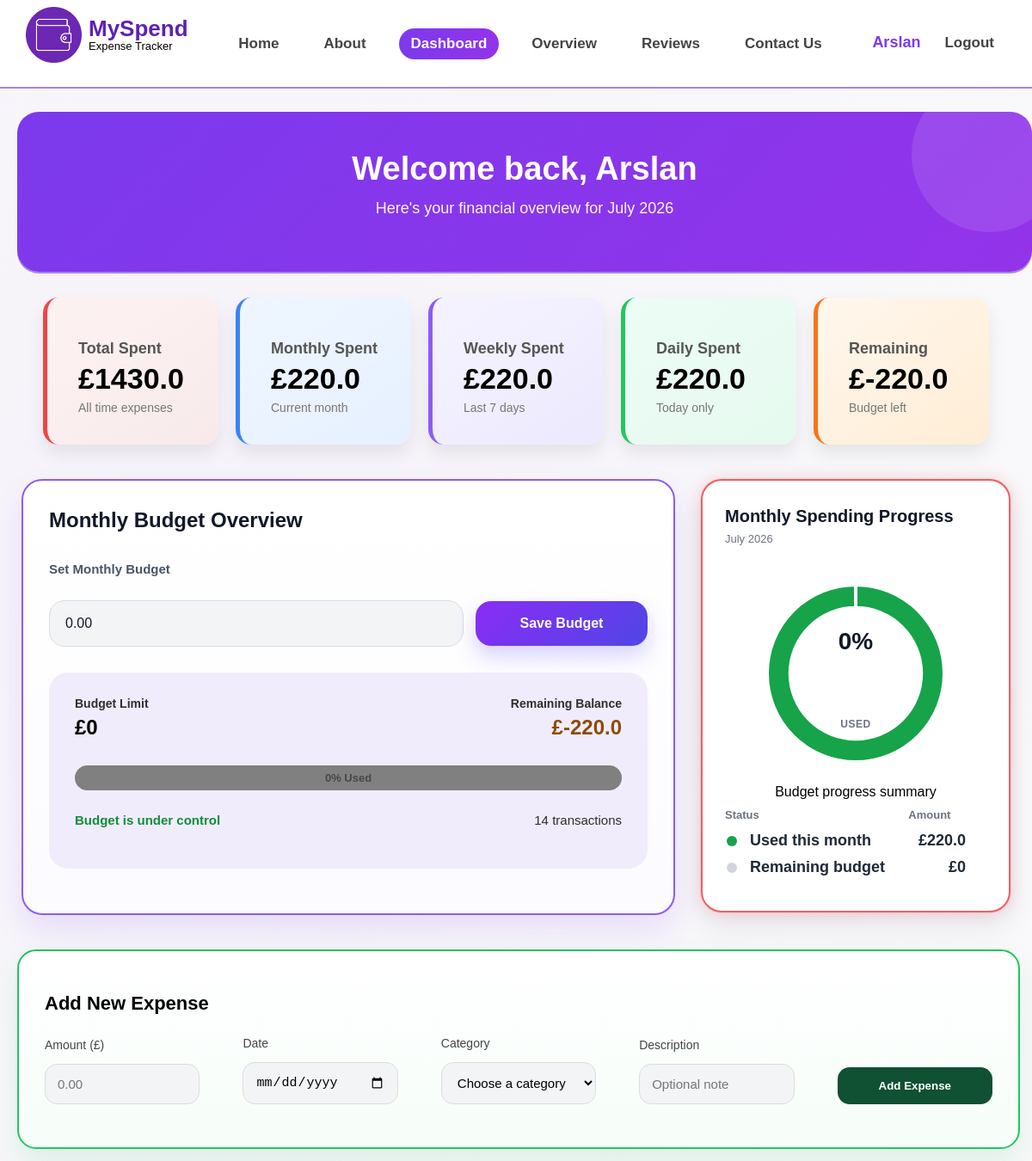
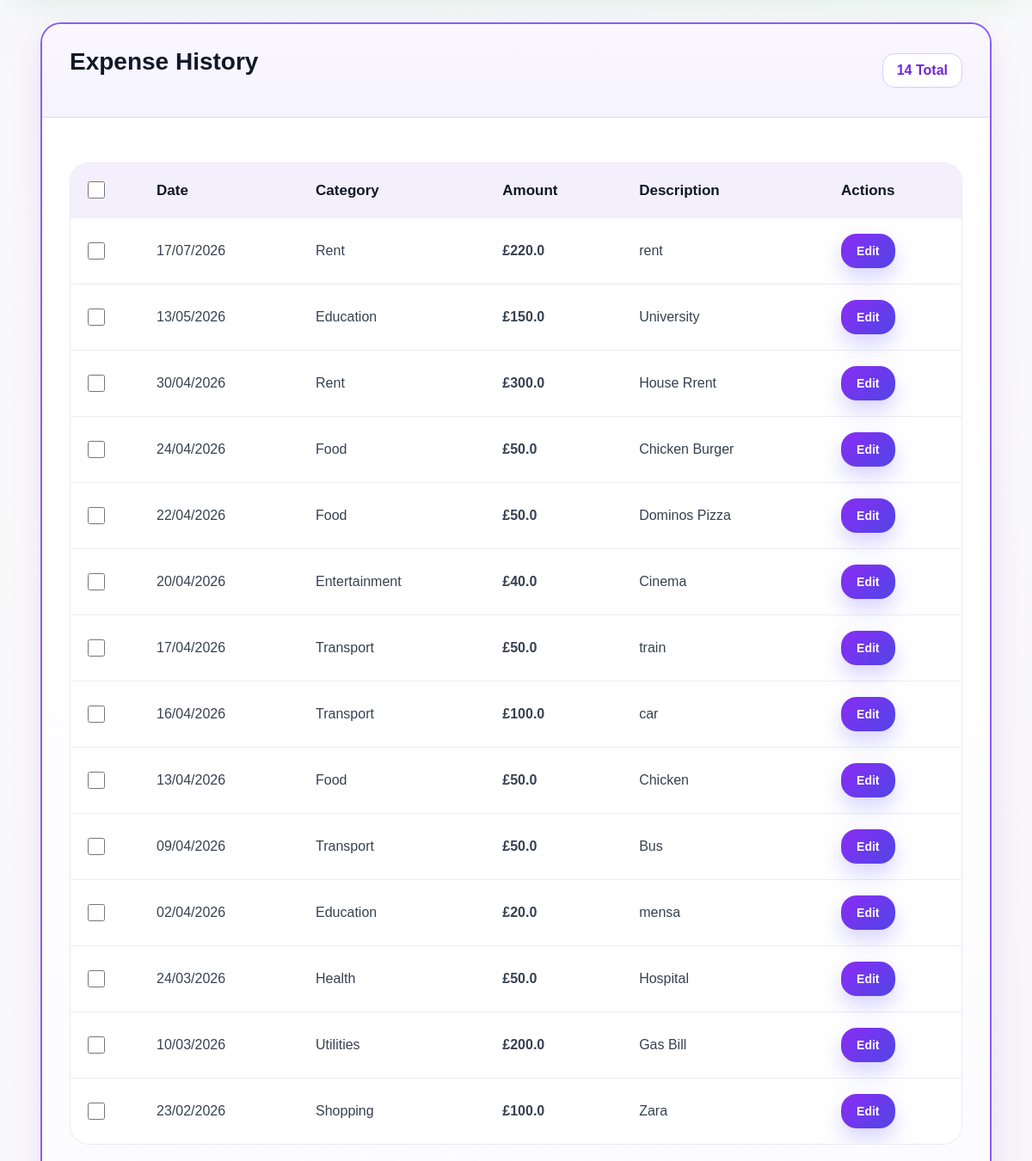
The page /dashboard (signed in, upper part) on the database as committed earlier (2 pictures, top to bottom).
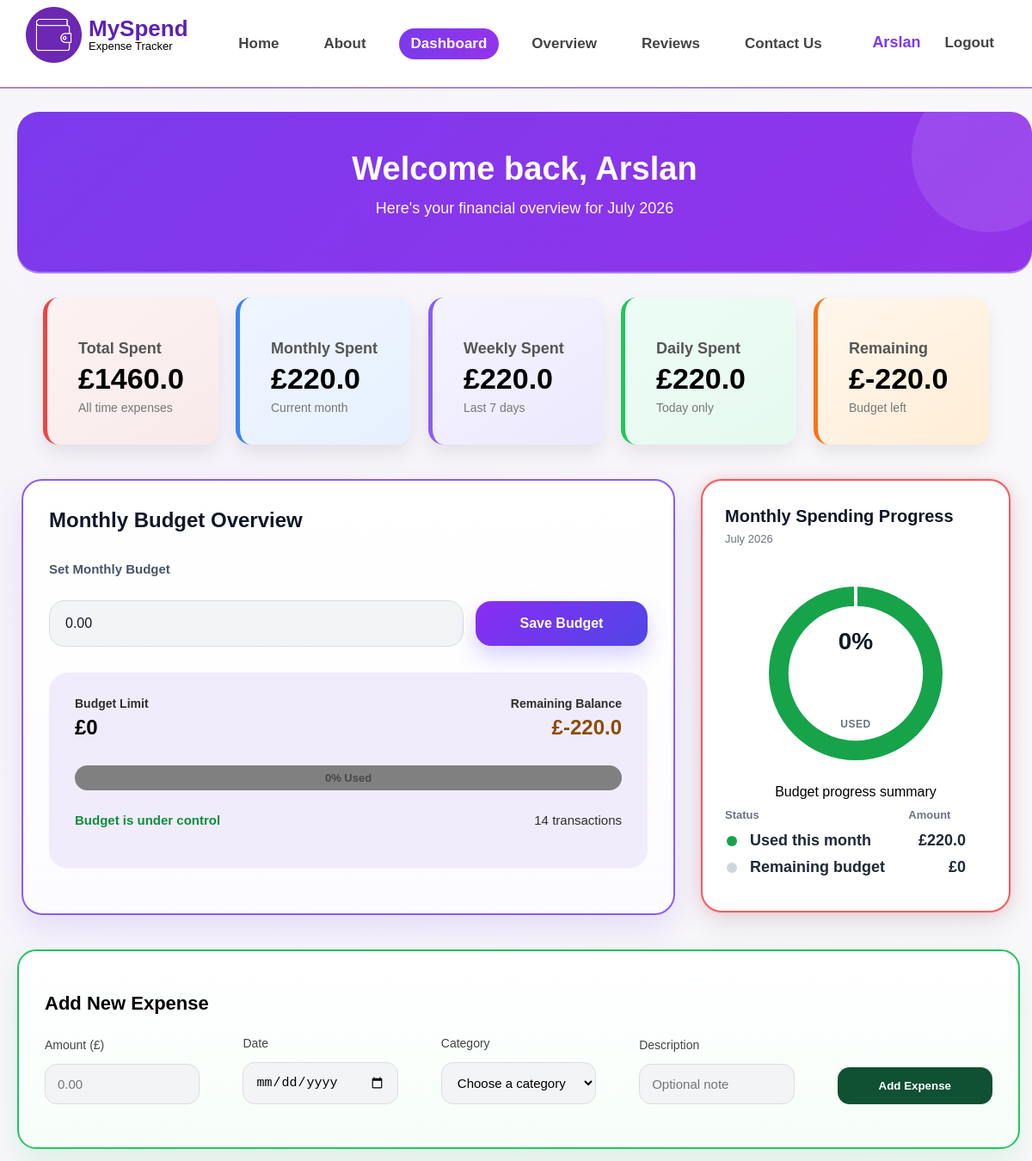
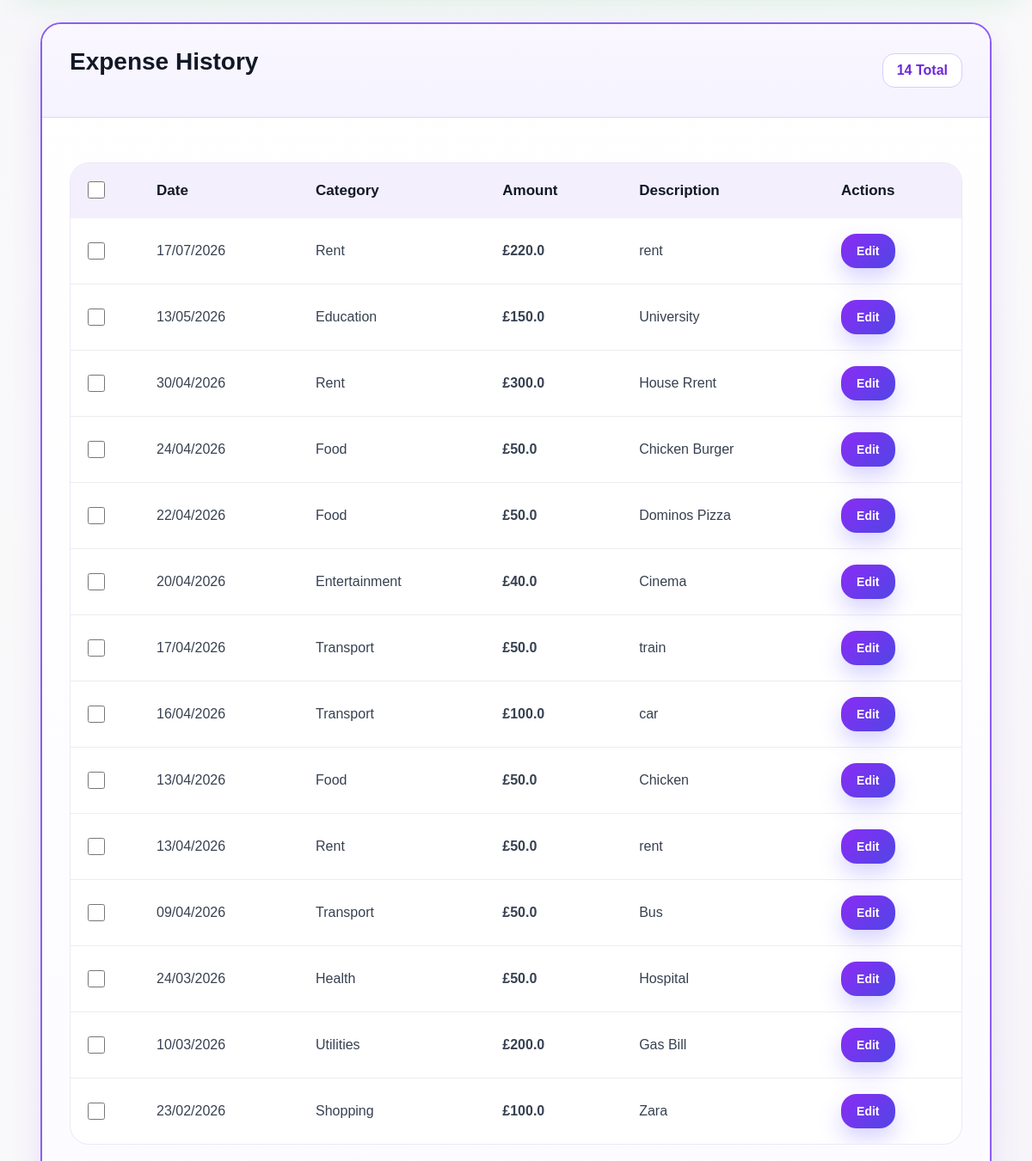
The same page on the database as committed later (2 pictures, top to bottom).
### tables this page shows
CREATE TABLE expenses (
        expense_id INTEGER PRIMARY KEY AUTOINCREMENT,
        user_id INTEGER,
        category_id INTEGER,
        date TEXT,
        amount REAL,
        description TEXT,
        FOREIGN KEY (user_id) REFERENCES users(user_id),
        FOREIGN KEY (category_id) REFERENCES categories(category_id)
    );

CREATE TABLE categories (
        category_id INTEGER PRIMARY KEY AUTOINCREMENT,
        name TEXT NOT NULL UNIQUE
    );

### tracker/routes/dashboard/dashboard_page.py (the view, shortened to what this page needs)
@main.route("/dashboard")
def dashboard() -> str:
    if "user_id" not in session:
        return redirect(url_for("main.login"))
    conn = get_db_connection()
    cursor = conn.cursor()
    user = cursor.execute(
        "SELECT name FROM users WHERE user_id = ?",
        (session["user_id"],)
    ).fetchone()
    if user is None:
        conn.close()
        session.clear()
        flash("Your session has expired. Please log in again.", "error")
        return redirect(url_for("main.login"))
    raw_sort = request.args.get("sort")  # Store the original sort value from the URL before applying any default.
    sort = raw_sort
    if not sort: # If no sort option is provided in the URL, we set the default
        sort = "date_desc" # Default sorting is by date descending (newest first)
    order_clause = {
        "date_desc": "expenses.date DESC", # Sort by date descending (newest first)
        "date_asc": "expenses.date ASC", # Sort by date ascending (oldest first)
        "amount_asc": "expenses.amount ASC", # Sort by amount ascending (lowest first)
        "amount_desc": "expenses.amount DESC", # Sort by amount descending (highest first)
        "category_asc": "categories.name ASC", # Sort by category name ascending (A-Z)
        "category_desc": "categories.name DESC", # Sort by category name descending (Z-A)
        "desc_asc": "expenses.description ASC", # Sort by description ascending (A-Z)
        "desc_desc": "expenses.description DESC" # Sort by description descending (Z-A)
    }.get(sort, "expenses.date DESC") # Use the provided sort key to get the corresponding ORDER BY clause, or default to "expenses.date DESC" if the key is not recognized.
    date_from = request.args.get("date_from")   # Get the "date_from" filter value from the URL query string, which represents the start date for filtering expenses. If the user has entered a date in the filter form, it will be included in the URL as a query parameter (e.g., ?date_from=2024-01-01). If no value is provided, this will be None.
    date_to = request.args.get("date_to")
    min_amount = request.args.get("min_amount")
    max_amount = request.args.get("max_amount")
    description = request.args.get("description")
    category_id = request.args.get("category_id")
    open_modal = request.args.get("open_modal", "")   # Get the "open_modal" value from the URL query string, which indicates which modal should be reopened after a redirect. If no value is provided, this will be an empty string.
    sort_error = request.args.get("sort_error", "")
    search_error = request.args.get("search_error", "")
    edit_error = request.args.get("edit_error", "")
    edit_expense_id = request.args.get("edit_expense_id", "")
    edit_amount_value = request.args.get("edit_amount_value", "")
    edit_category_value = request.args.get("edit_category_value", "")
    edit_date_value = request.args.get("edit_date_value", "")
    edit_description_value = request.args.get("edit_description_value", "")
    try: # Attempt to convert the min_amount and max_amount values from the URL query string to floats. If the conversion fails (e.g., if the user entered a non-numeric value), a ValueError will be raised, and we catch that to handle the error gracefully.
        if min_amount: # If a min_amount value is provided in the URL query string (e.g., ?min_amount=10).
                raise ValueError
        if max_amount:
            max_amount_float = float(max_amount)
            if max_amount_float < 0:
                raise ValueError
    except ValueError:
        return redirect(
            url_for(
                "main.dashboard",
                open_modal="search",
                search_error="Amounts must be valid positive numbers.",
                description=description,
                min_amount=min_amount,
                max_amount=max_amount,
                date_from=date_from,
                date_to=date_to,
                category_id=category_id
            ) + "#expenses"
        )
    query = f"""
    SELECT expenses.expense_id, expenses.date, expenses.amount, expenses.description, categories.name, expenses.category_id
    FROM expenses
    JOIN categories ON expenses.category_id = categories.category_id
    WHERE expenses.user_id = ?
    """
    params = [session["user_id"]]
    if date_from and date_from != "": # If the user provided a "date_from" value in the URL query string (e.g., ?date_from=2024-01-01), we add a condition to the SQL query to filter expenses with a date greater than or equal to that value. We also append the "date_from" value to the list of parameters that will be passed to the query execution.
        query += " AND expenses.date >= ?" # Add a condition to the SQL query to filter expenses with a date greater than or equal to the "date_from" value.
        params.append(date_from) # Append the "date_from" value to the list of parameters for the query execution.
    if date_to and date_to != "": # If the user provided a "date_to" value in the URL query string (e.g., ?date_to=2024-01-31), we add a condition to the SQL query to filter expenses with a date less than or equal to that value. We also append the "date_to" value to the list of parameters that will be passed to the query execution.
        query += " AND expenses.date <= ?" # Add a condition to the SQL query to filter expenses with a date less than or equal to the "date_to" value.
        params.append(date_to) # Append the "date_to" value to the list of parameters for the query execution.
    if min_amount and min_amount != "":
        query += " AND expenses.amount >= ?"
        params.append(min_amount)
    if max_amount and max_amount != "":
        query += " AND expenses.amount <= ?"
        params.append(max_amount)
    if description and description != "":
        query += " AND expenses.description LIKE ?"
        params.append(f"%{description}%")
    if category_id and category_id != "":
        query += " AND expenses.category_id = ?"
        params.append(category_id)
    query += f" ORDER BY {order_clause}"
    expenses = cursor.execute(query, params).fetchall() # Execute the SQL query with the constructed query string and the list of parameters, which includes the user_id and any filter values provided by the user. The result is a list of expenses that match the filters and are sorted according to the selected sort option.
    total = cursor.execute(
        "SELECT COALESCE(SUM(amount), 0) FROM expenses WHERE user_id = ?",
        (session["user_id"],)
    ).fetchone()[0]
    monthly_total = cursor.execute( # We execute a SQL query to calculate the total amount of expenses for the logged-in user for the current month. We use COALESCE to return 0 if there are no expenses, and we filter expenses by user_id and the current month using strftime to extract the year and month from the date field.
        """
        SELECT COALESCE(SUM(amount), 0)
        FROM expenses
        WHERE user_id = ?
        AND strftime('%Y-%m', date) = strftime('%Y-%m', 'now')
        """,
        (session["user_id"],)
    ).fetchone()[0]
    month = datetime.now().strftime("%Y-%m")
    budget = cursor.execute("""
        SELECT amount FROM budgets
        WHERE user_id = ? AND month = ?
    """, (session["user_id"], month)).fetchone()
    budget_amount = budget[0] if budget else 0
    remaining = budget_amount - monthly_total
    if budget_amount > 0:
        progress = (monthly_total / budget_amount) * 100
    else:
        progress = 0
    daily_total = cursor.execute( # We execute a SQL query to calculate the total amount of expenses for the logged-in user for today. We use COALESCE to return 0 if there are no expenses, and we filter expenses by user_id and today's date using DATE('now').
        """
        SELECT COALESCE(SUM(amount), 0)
        FROM expenses
        WHERE user_id = ?
        AND date = DATE('now')
        """,
        (session["user_id"],)
    ).fetchone()[0]
    weekly_total = cursor.execute( # We execute a SQL query to calculate the total amount of expenses for the logged-in user for the current week. We use COALESCE to return 0 if there are no expenses, and we filter expenses by user_id and the current week using DATE and weekday functions.
        """
        SELECT COALESCE(SUM(amount), 0)
        FROM expenses
        WHERE user_id = ?
         AND date BETWEEN DATE('now', 'weekday 1', '-7 days')
                  AND DATE('now', 'weekday 0')
        """,
        (session["user_id"],)
    ).fetchone()[0]
    categories = cursor.execute( # We execute a SQL query to fetch all categories from the database. This allows us to display them in forms and filters on the dashboard.
        "SELECT * FROM categories"
    ).fetchall()
    conn.close()
    return render_template(
        "dashboard.html",
        name=user["name"],
        expenses=expenses,
        total=total,
        monthly_total=monthly_total,
        daily_total=daily_total,
        weekly_total=weekly_total,
        categories=categories,
        budget_amount=budget_amount,
        remaining=remaining,
        progress=progress,
        current_month=datetime.now().strftime("%B %Y"),
        open_modal=open_modal,
        sort_error=sort_error,
        search_error=search_error,
        edit_error=edit_error,
        edit_expense_id=edit_expense_id,
        edit_amount_value=edit_amount_value,
        edit_category_value=edit_category_value,
        edit_date_value=edit_date_value,
        edit_description_value=edit_description_value
    )

### tracker/models.py (called while the page is built)
def get_db_connection() -> sqlite3.Connection:
    connection = sqlite3.connect("myspend.db")
    connection.row_factory = sqlite3.Row
    connection.execute("PRAGMA foreign_keys = ON")
    return connection

### tracker/templates/dashboard.html (shortened to what this page needs)
{% extends "base.html" %}
{% block css %}
<link rel="stylesheet" href="{{ url_for('static', filename='css/dashboard.css') }}">
{% endblock %}
{% block content %}
{% set flashed_messages = get_flashed_messages(with_categories=true) %}
<section class="dashboard-page">
    <header class="dashboard-hero">
        <h2>Welcome back, {{ name }}</h2>
        <p>Here's your financial overview for {{ current_month }}</p>
    </header>
    <section class="summary">
        <article class="card red">
            <h3>Total Spent</h3>
            <p class="amount">£{{ total }}</p>
            <small>All time expenses</small>
        </article>
        <article class="card blue">
            <h3>Monthly Spent</h3>
            <p class="amount">£{{ monthly_total }}</p>
            <small>Current month</small>
        </article>
        <article class="card purple">
            <h3>Weekly Spent</h3>
            <p class="amount">£{{ weekly_total }}</p>
            <small>Last 7 days</small>
        </article>
        <article class="card green">
            <h3>Daily Spent</h3>
            <p class="amount">£{{ daily_total }}</p>
            <small>Today only</small>
        </article>
        <article class="card orange">
            <h3>Remaining</h3>
            <p class="amount">£{{ remaining }}</p>
            <small>Budget left</small>
        </article>
    </section>
    <section id="budget" class="budget-grid">
        {% include "dashboard_parts/budget_section.html" %}
        {% include "dashboard_parts/chart_section.html" %}
    </section>
    {% include "dashboard_parts/add_expense_form.html" %}
    {% include "dashboard_parts/expense_history.html" %}
</section>
{% endblock %}

### tracker/templates/dashboard_parts/expense_history.html (shortened to what this page needs)
<section id="expenses" class="history-card">
    <section class="history-top">
        <section class="history-title">
            <h2>Expense History</h2>
        </section>
        <p class="history-total">
            {{ expenses|length }} Total
        </p>
    </section>
    <section class="history-table-wrap">
        <form
            method="POST"
            action="/delete-selected-expenses#expenses"
            class="history-form"
            onsubmit="return confirmDelete()"
        >
            <table class="history-table">
                <thead>
                    <tr>
                        <th scope="col">
                            <input type="checkbox" id="select-all">
                        </th>
                        <th scope="col">Date</th>
                        <th scope="col">Category</th>
                        <th scope="col">Amount</th>
                        <th scope="col">Description</th>
                        <th scope="col">Actions</th>
                    </tr>
                </thead>
                <tbody>
                    {% if expenses|length == 0 %}
                    <tr>
                        <td colspan="6" class="history-empty">No expenses found</td>
                    </tr>
                    {% else %}
                    {% for expense in expenses %}
                    <tr>
                        <td>
                            <input
                                id="expense_{{ expense.expense_id }}"
                                type="checkbox"
                                class="expense-checkbox"
                                name="expense_ids"
                                value="{{ expense.expense_id }}"
                            >
                        </td>
                        <td>{{ expense.date[8:10] }}/{{ expense.date[5:7] }}/{{ expense.date[0:4] }}</td>
                        <td>{{ expense.name }}</td>
                        <td class="history-amount">£{{ expense.amount }}</td>
                        <td class="{% if not expense.description %}history-empty-description{% endif %}">
                            {% if expense.description %}
                                {{ expense.description }}
                            {% else %}
                                No description
                            {% endif %}
                        </td>
                        <td>
                            <button
                                type="button"
                                class="table-action-button"
                                onclick="openEditModal(
                                    '{{ expense.expense_id }}',
                                    '{{ expense.amount }}',
                                    '{{ expense.category_id }}',
                                    '{{ expense.date }}',
                                    '{{ expense.description | e }}'
                                )"
                            >
                                Edit
                            </button>
                        </td>
                    </tr>
                    {% endfor %}
                    {% endif %}
                </tbody>
            </table>
        </form>
    </section>
</section>

Rows that differ between the two databases and show on the page:
removed expenses: date "02", date "04", date "2026", name "Education", amount "20.0", description "mensa"
added expenses: date "13", date "04", date "2026", name "Rent", amount "50.0", description "rent"
Other text that changed with them:
{{ total }}: "1430.0" → "1460.0"
